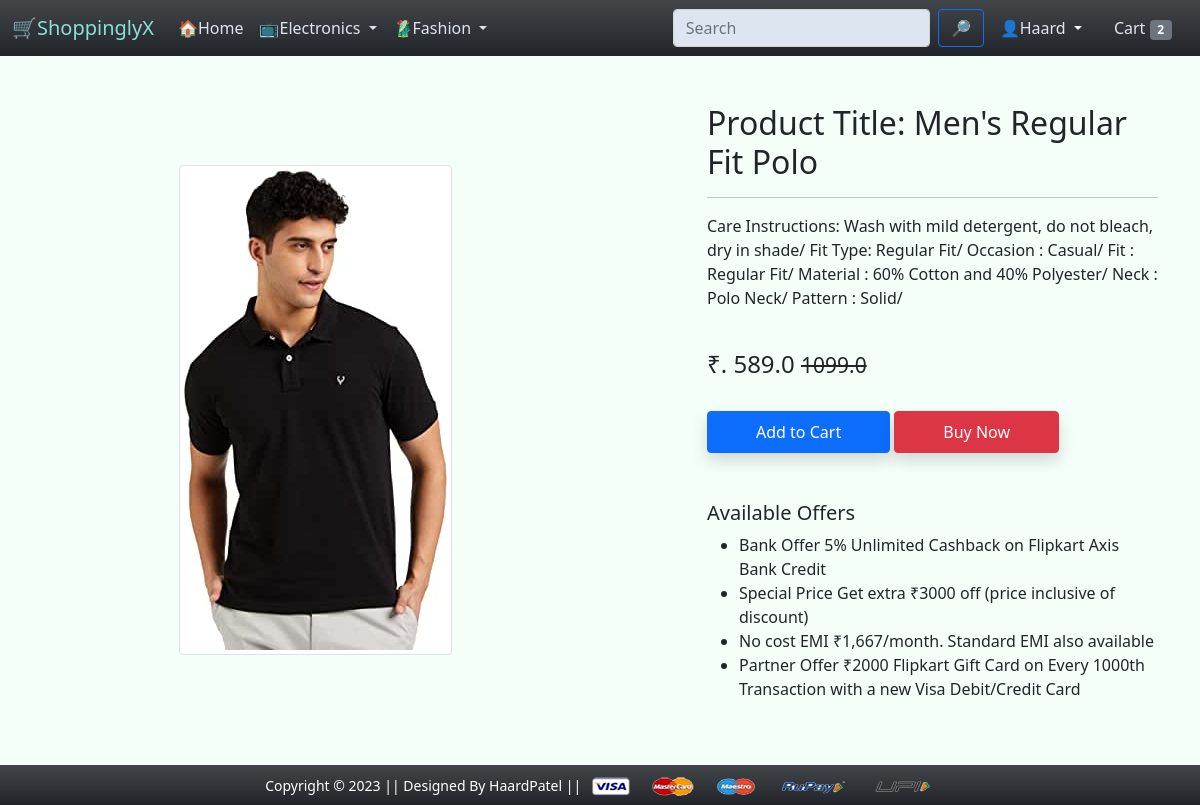
Page /product-detail/1 (signed in) on the committed database.
### app/models.py (models this page shows, shortened)
class Product(models.Model):
    title = models.CharField(max_length=100)
    selling_price = models.FloatField()
    discounted_price = models.FloatField()
    discription = models.TextField()
    brand = models.CharField(max_length=100)
    category = models.CharField(choices=CATEGORY_CHOICES, max_length=3)
    product_image = models.ImageField(upload_to="productimg")

### app/views.py (the view)
# urls.py: path("product-detail/<int:pk>", views.product_detail.as_view(), name="product-detail"),
class product_detail(View):
    def get(self, request, pk):
        product = Product.objects.get(pk=pk)
        item_in_cart = Cart.objects.filter(product=product.id, user=request.user).exists()
        print(item_in_cart)
        return render(request, "app/productdetail.html", {"product": product,"item_in_cart":item_in_cart,
                "cart_items_count":cart_items_count(request)})

### app/views.py (called while the page is built)
def cart_items_count(request):
    total_items = 0
    if request.user.is_authenticated:
        total_items = len(Cart.objects.filter(user=request.user))
    return total_items

### app/templates/app/productdetail.html (shortened to what this page needs)
{% extends 'app/base.html' %}
{% load static %}
{% block main-content %}
<div class="container my-5">
    <div class="row">
        <div class="col-sm-6 text-center align-self-center">
            <img src="{{product.product_image.url}}" alt="" class="img-fluid img-thumbnail">
        </div>
        <div class="col-sm-5 offset-sm-1">
            <h2>Product Title: {{product.title}}</h2>
            <hr>
            <p>{{product.discription}}</p> <br>
            <h4>₹. {{product.discounted_price}}
                <small class="fw-light text-decoration-line-through">{{product.selling_price}}</small>
            </h4> <br>
            {% if item_in_cart %}
            <a href="{% url 'showcart' %}" class="btn btn-warning shadow px-5 py-2 ms-4">Go to Cart</a>
            {% else %}
            <form action="/add-to-cart" class="d-inline">
                <button type="submit" class="btn btn-primary shadow px-5 py-2">Add to Cart</button>
            </form>
            <form action="/buy" class="d-inline">
                <button type="submit" class="btn btn-danger shadow px-5 py-2">Buy Now</button>
            </form>
            {% endif %}
            <h5 class="mt-5">Available Offers</h5>
            <ul>
                <li>Bank Offer 5% Unlimited Cashback on Flipkart Axis Bank Credit</li>
                <li>Special Price Get extra ₹3000 off (price inclusive of discount)</li>
                <li>No cost EMI ₹1,667/month. Standard EMI also available</li>
                <li>Partner Offer ₹2000 Flipkart Gift Card on Every 1000th Transaction with a new Visa Debit/Credit Card
                </li>
            </ul>
        </div>
    </div>
</div>
{% endblock main-content %}

### app/templates/app/base.html (shortened to what this page needs)
<!doctype html>
{% load static %}
<html lang="en">
<head>
  <link href="https://cdn.jsdelivr.net/npm/bootstrap@5.0.0-beta1/dist/css/bootstrap.min.css" rel="stylesheet"
>
  <link rel="stylesheet" href="{% static 'app/css/owl.carousel.min.css' %}">
  <link rel="stylesheet" href="{% static 'app/css/all.min.css' %}">
  <link rel="stylesheet" href="{% static 'app/css/style.css' %}">
</head>
<body style="background-color:mintcream">
  <nav class="navbar navbar-expand-lg navbar-dark bg-dark bg-gradient">
    <div class="container-fluid">
      <a class="navbar-brand " style="color:rgb(137, 225, 214)" href="/">🛒ShoppinglyX</a>
      <div class="collapse navbar-collapse" id="navbarSupportedContent">
        <ul class="navbar-nav me-auto mb-2 mb-lg-0">
          <li class="nav-item">
            <a class="nav-link active " style="color:rgb(221, 229, 240);" aria-current="page" href="/">🏠Home</a>
          </li>
          <li class="nav-item dropdown">
            <a class="nav-link dropdown-toggle" style="color:rgb(221, 229, 240);" href="#" id="electronicsDropdown" role="button"
              data-bs-toggle="dropdown" aria-expanded="false">
              📺Electronics
            </a>
          </li>
          <li class="nav-item dropdown">
            <a class="nav-link dropdown-toggle" style="color:rgb(221, 229, 240);" href="#" id="fashionDropdown" role="button"
              data-bs-toggle="dropdown" aria-expanded="false">
              🥻Fashion
            </a>
          </li>
        </ul>
        <form method='get' class="d-flex" action='/search'>
          <input class="form-control me-2" type="search" placeholder="Search" aria-label="Search" style="background-color:rgb(221, 229, 240);" name="query" id="query">
          <button class="btn btn-outline-primary" type="submit">🔎</button>
        </form>
        <div>
          <ul class="navbar-nav me-auto mb-2 mb-lg-0">
            {% if request.user.is_authenticated %}
            <li class="nav-item dropdown mx-2">
              <a class="nav-link dropdown-toggle text-white" href="#" id="profileDropdown" role="button"
                data-bs-toggle="dropdown" aria-expanded="false">
                <span class="text-capitalize" style="color:rgb(221, 229, 240);"> 👤{{request.user}} </span>
              </a>
            </li>
            <li class="nav-item mx-2">
              <a href="{% url 'showcart' %}" class="nav-link" style="color:rgb(221, 229, 240);">Cart <span class="badge bg-secondary">{{cart_items_count}}</span>
              </a>
            </li>
            {% endif %}
          </ul>
        </div>
      </div>
    </div>
  </nav>
  {% block main-content %} {% endblock main-content %}
  <footer class="container-fluid bg-dark bg-gradient text-center p-2 mt-5">
    <small class="text-white">Copyright &copy; 2023 || Designed By HaardPatel || </small>
    <img src="{% static 'app/images/payment.png' %}" alt="" srcset="" class="img-fluid" height="2px">
  </footer>
</body>
</html>

### rows in the picture
Product: product_image (picture), title "Men's Regular Fit Polo", discription "Care Instructions: Wash with mild detergent, do not bleach, dry in shade/ Fit Type: Regular Fit/ Occasion : Casual/ Fit : Regular Fit/ Material : 60% Cotton and 40% Polyester/ Neck : Polo Neck/ Pattern : Solid/", discounted_price "589.0", selling_price "1099.0"

### other values in the picture
{{ request.user }} "Haard"
{{ cart_items_count }} "2"
